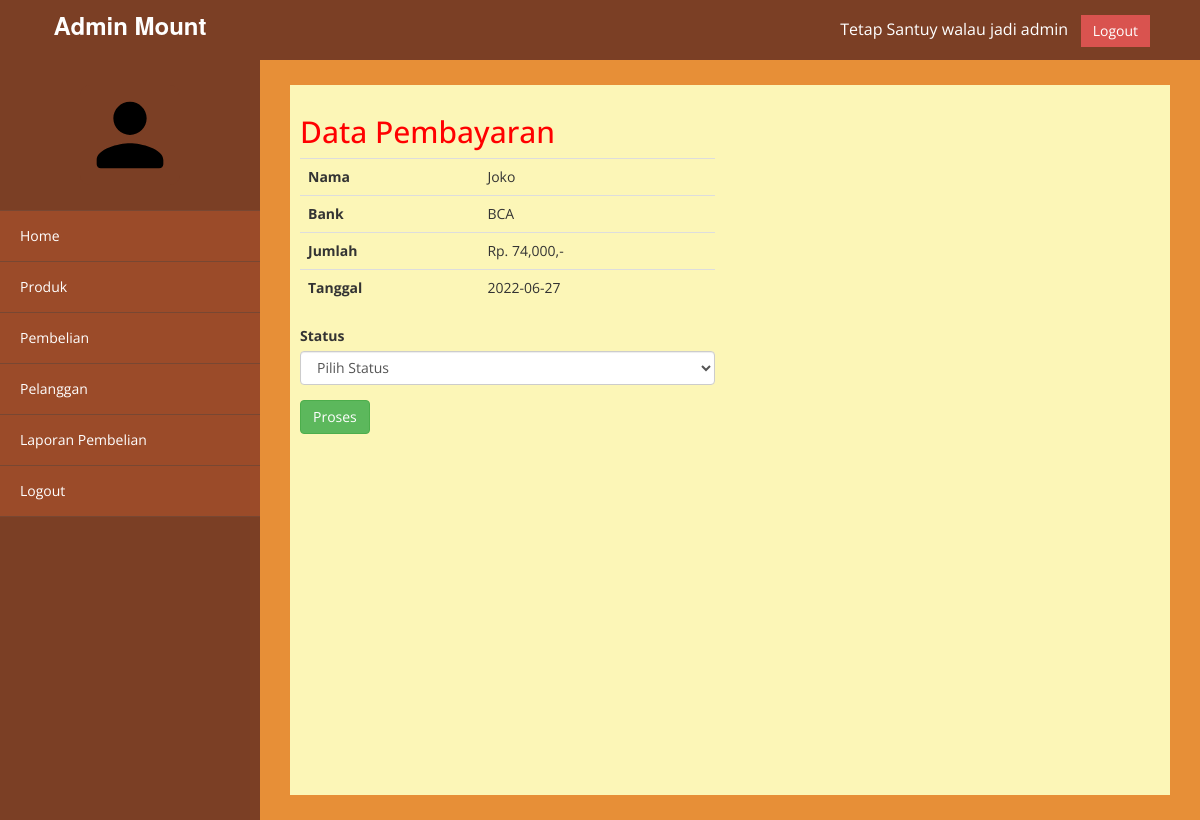
Page /admin/index.php?halaman=pembayaran&id=94 (signed in) on the committed database.
### tables this page shows
CREATE TABLE `pembayaran` (
  `id_pembayaran` int(11) NOT NULL,
  `id_pembelian` int(11) NOT NULL,
  `penyetor` varchar(50) NOT NULL,
  `bank` varchar(20) NOT NULL,
  `total` int(11) NOT NULL,
  `bukti` varchar(255) NOT NULL,
  `tanggal` date NOT NULL
);

### admin/pembayaran.php (the view, shortened to what this page needs)
<h2>Data Pembayaran</h2>
<?php
$id_pembelian = $_GET['id'];
$ambil = $koneksi->query("SELECT * FROM pembayaran WHERE id_pembelian ='$id_pembelian'");
$detail = $ambil->fetch_assoc();
?>
<div class="row">
    <div class="col-md-6">
        <table class="table">
            <tr>
                <th>Nama</th>
                <td><?= $detail['penyetor']; ?></td>
            </tr>
            <tr>
                <th>Bank</th>
                <td><?= $detail['bank']; ?></td>
            </tr>
            <tr>
                <th>Jumlah</th>
                <td>Rp. <?= number_format($detail['total']); ?>,-</td>
            </tr>
            <tr>
                <th>Tanggal</th>
                <td><?= $detail['tanggal']; ?></td>
            </tr>
        </table>
    </div>
    <div class="col-md-6">
    </div>
</div>
<div class="row">
    <div class="col-md-6">
        <form action="" method="post">
            <div class="form-group">
                <label for="">Status</label>
                <select name="status" id="" class="form-control">
                    <option value="">Pilih Status</option>
                </select>
            </div>
            <button class="btn btn-success" name="proses">Proses</button>
        </form>
    </div>
</div>

### admin/assets/css/custom.css (style rules this page uses)
body { font-family: "Open Sans", sans-serif; }
h2 { color: #f00; }

### rows in the picture
pembayaran: penyetor "Joko", bank "BCA", total "74,000", tanggal "2022-06-27"
